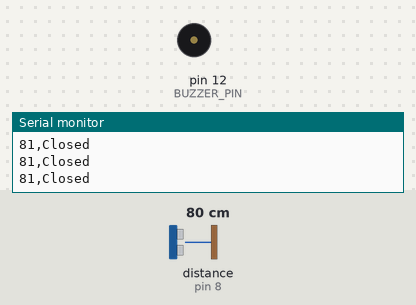
Bench run of a sketch on a simulated Arduino Uno, built with avr-gcc and run on an emulated ATmega328P. Parts: buzzer (waves = sounding), the last lines printed to the serial monitor. Inputs (shaded band) come from the test bench; at power-on: distance to the obstacle (sensor on pin 8) 80 cm. The echo pulse lasts 58.3 µs per cm.

Above: at 1.2 s.
1.3 s: distance to the obstacle (sensor on pin 8) set to 12 cm
2.8 s: distance to the obstacle (sensor on pin 8) set to 9 cm
At 5.13 s:
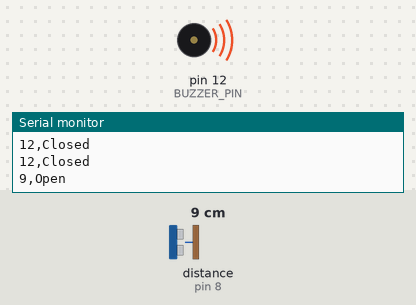
Timing chart, 0 to 11.8 s (numbered marks = the images above; inputs shaded):
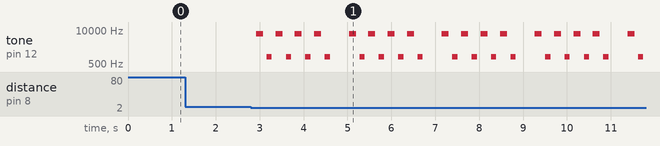

Measured:
- the behaviour switches between 11 and 10 cm on distance to the obstacle (sensor on pin 8) (found by bisection; images 0 and 1)
- after the input at 2.8 s, tone on pin 12 (BUZZER_PIN): silent → 7286 Hz after 0.12 s, then repeats every 2.1 s: silent 0.08 s, 964 Hz 0.12 s, silent 0.08 s, 7286 Hz 0.16 s, silent 0.08 s, 964 Hz 0.12 s, silent 0.08 s, 7286 Hz 0.16 s, silent 0.08 s, 964 Hz 0.12 s, silent 0.08 s, 7286 Hz 0.16 s, silent 0.08 s, 964 Hz 0.12 s, silent 0.43 s, 7286 Hz 0.16 s

The sketch:

Distance_Door.ino
```cpp
/*
   Ultrasonic Distance Sensor with Buzzer Alarm

   This Arduino sketch implements an ultrasonic distance sensor with a buzzer alarm.
   The system uses an ultrasonic sensor to measure distance and a buzzer to
   produce an alarm sound when the distance is less than a certain threshold.

   The system operates as follows:
   - The ultrasonic sensor measures the distance to an object.
   - If the distance is greater than 10 cm, the system considers the door closed.
   - If the distance is less than or equal to 10 cm, the system considers the door open
     and activates the buzzer alarm.

   The distance measurements and door status (Open/Closed) are sent to the Serial Monitor
   for monitoring.

   Components:
   - Ultrasonic Sensor
   - Buzzer

   Pin Connections:
   - Trigger Pin of Sensor: 13
   - Echo Pin of Sensor: 8
   - Buzzer Pin: 12

   Author: Mohammad Heidari
   Date: July, 2023
*/

#include <NewPing.h>

#define TRIGGER_PIN  13  // Arduino pin tied to the trigger pin on the ultrasonic sensor.
#define ECHO_PIN     8   // Arduino pin tied to the echo pin on the ultrasonic sensor.
#define MAX_DISTANCE 200 // Maximum distance we want to ping for (in centimeters). Maximum sensor distance is rated at 400-500cm.
#define BUZZER_PIN   12  // Arduino pin connected to the buzzer.

NewPing sonar(TRIGGER_PIN, ECHO_PIN, MAX_DISTANCE);  // NewPing setup of pins and maximum distance.

void setup() {
  pinMode(BUZZER_PIN, OUTPUT);  // Set the buzzer pin as an output
  Serial.begin(9600);  // Open the serial monitor at 115200 baud to see ping results.
}

void loop() {
  delay(50);  // Wait 50ms between pings (about 20 pings/sec). 29ms should be the shortest delay between pings.
  int distance = sonar.ping_cm();  // Send a ping and get the distance in cm
  String door = String(6);

  if (distance > 10) {
    door = "Closed";
  }
  else {
    door = "Open";
    alarm();  // Call the function to produce the beep sound
  }

  //Serial.print("Distance: ");
  //Serial.print(distance);  // Print the distance in cm

  Serial.println(String(distance)+","+ door);
  // Plot the distance on the Arduino plotter
  //Serial.print("Distance:");
  //Serial.println(distance);
  delay(300);
}

void alarm() {
  unsigned long startTime = millis();
  unsigned long duration = 1000;  // Duration of the alarm in milliseconds (10 seconds)

  int notes[] = {
    10,  // Note: C4
    1,   // Note: D4
    10,  // Note: C4
    1,   // Note: D4
    10,  // Note: C4
    1,   // Note: D4
    10,  // Note: C4
    1    // Note: D4
  };

  int durations[] = {
    100,  // Duration in milliseconds
    100,
    100,
    100,
    100,
    100,
    100,
    100
  };

  int numNotes = sizeof(notes) / sizeof(notes[0]);

  while (millis() - startTime < duration) {
    for (int i = 0; i < numNotes; i++) {
      int duration = durations[i];
      int note = notes[i];

      for (long t = 0; t < duration * 1000L; t += 1000 / note) {
        digitalWrite(BUZZER_PIN, HIGH);
        delayMicroseconds(1000 / note / 2);
        digitalWrite(BUZZER_PIN, LOW);
        delayMicroseconds(1000 / note / 2);
      }

      delay(duration);
    }
  }

  digitalWrite(BUZZER_PIN, LOW);  // Turn off the buzzer after the alarm finishes
}
```
